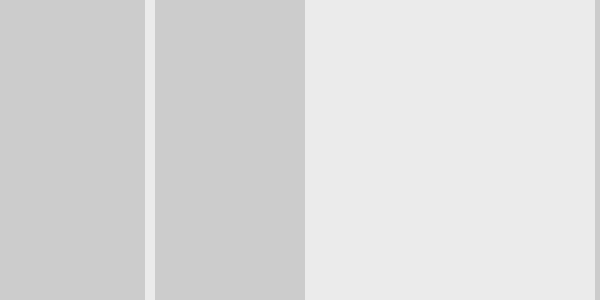
Frame 1 (no input)
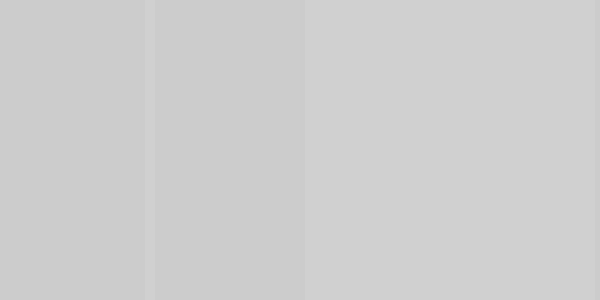
Frame 60 (the mouse pressed at the canvas centre just before this capture)
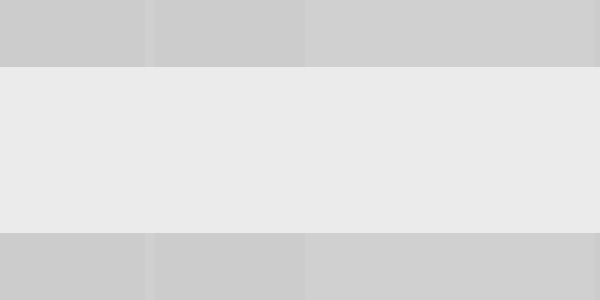
Frame 120 (the mouse held since frame 60 and released just before this capture)

The Processing sketch that drew these frames (run headless with seeded random() and noise(); from frame 60 on, the mouse is pressed at the canvas centre):

// Processing sketch: processing_5775
// ── processing_5775.pde

float r;


void setup () {
  size (600,300);
  translate( width/2, height/2);
  smooth();
  noStroke();
}

void draw () {

  fill (random (200,255));
  r= map (mouseX,0,width,10,320);

  rectMode (CENTER);

  if (mousePressed) {
    rect (width/2,height/2, width,r);
  }
  else {
    rect (150,150, r,height);
    rect (450,150, width/2-r,height);
  }


}
